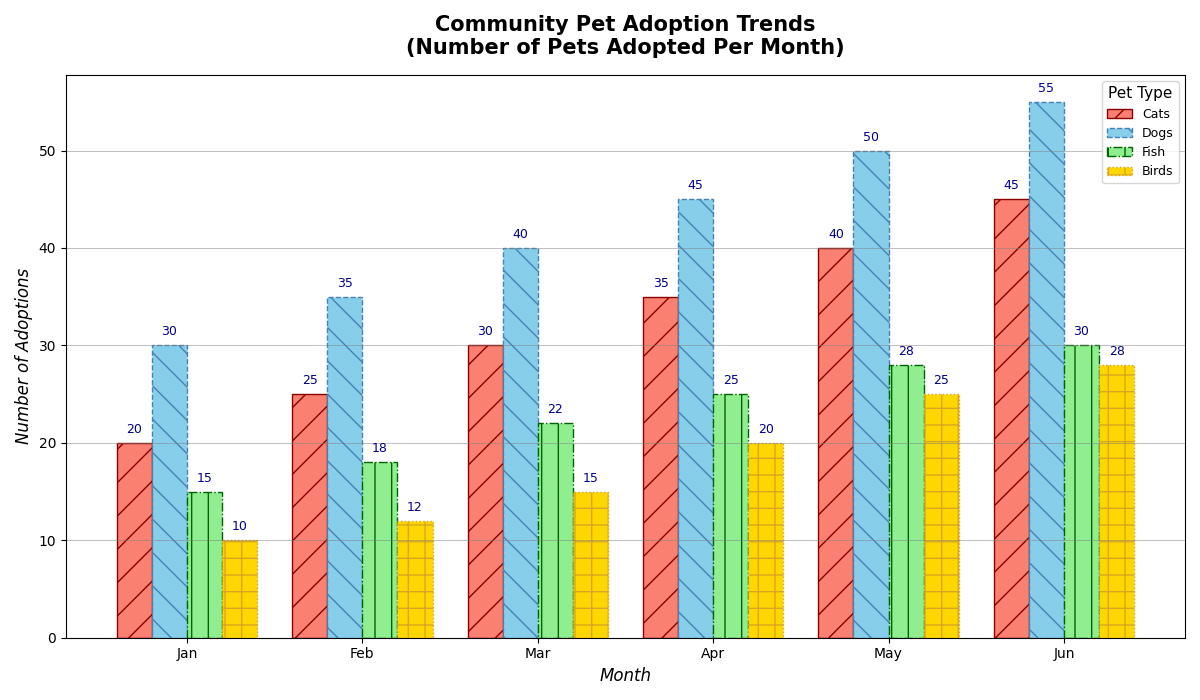

Write the Python code that produced this figure.
import matplotlib.pyplot as plt
import numpy as np

months = ['Jan', 'Feb', 'Mar', 'Apr', 'May', 'Jun']
cats = [20, 25, 30, 35, 40, 45]
dogs = [30, 35, 40, 45, 50, 55]
fish = [15, 18, 22, 25, 28, 30]
birds = [10, 12, 15, 20, 25, 28]

fig, ax = plt.subplots(figsize=(12, 7))

x = np.arange(len(months))
bar_width = 0.2

# Different colors, line styles, marker types
bars_cats = ax.bar(x - 3*bar_width/2, cats, width=bar_width, label='Cats', color='salmon', edgecolor='darkred', linestyle='-', hatch='/')
bars_dogs = ax.bar(x - bar_width/2, dogs, width=bar_width, label='Dogs', color='skyblue', edgecolor='steelblue', linestyle='--', hatch='\\')
bars_fish = ax.bar(x + bar_width/2, fish, width=bar_width, label='Fish', color='lightgreen', edgecolor='darkgreen', linestyle='-.', hatch='|')
bars_birds = ax.bar(x + 3*bar_width/2, birds, width=bar_width, label='Birds', color='gold', edgecolor='goldenrod', linestyle=':', hatch='+')

ax.set_title('Community Pet Adoption Trends\n(Number of Pets Adopted Per Month)', fontsize=15, fontweight='bold', pad=15)
ax.set_xlabel('Month', fontsize=12, fontstyle='italic')
ax.set_ylabel('Number of Adoptions', fontsize=12, fontstyle='italic')

ax.set_xticks(x)
ax.set_xticklabels(months, fontsize=10)
ax.yaxis.grid(True, which='major', linestyle='-', linewidth=0.5, color='gray', alpha=0.7)  # Adjusted grid style

ax.legend(title='Pet Type', loc='upper right', fontsize=9, title_fontsize='11')  # Randomly picked new location, smaller font

def add_value_labels(bars):
    for bar in bars:
        height = bar.get_height()
        ax.annotate(f'{height}',
                    xy=(bar.get_x() + bar.get_width() / 2, height),
                    xytext=(0, 5),
                    textcoords="offset points",
                    ha='center', va='bottom', fontsize=9, color='darkblue')  # Changed annotation color

add_value_labels(bars_cats)
add_value_labels(bars_dogs)
add_value_labels(bars_fish)
add_value_labels(bars_birds)

plt.tight_layout()
plt.show()
